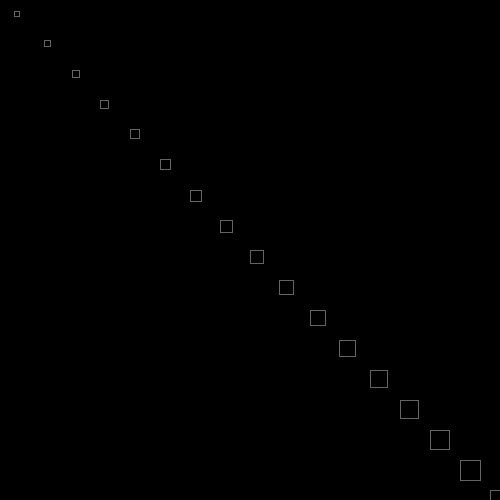
Frame 1 (no input)
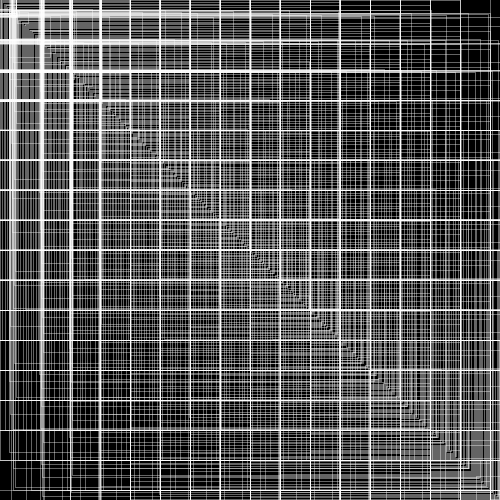
Frame 60 (the mouse pressed at the canvas centre just before this capture)
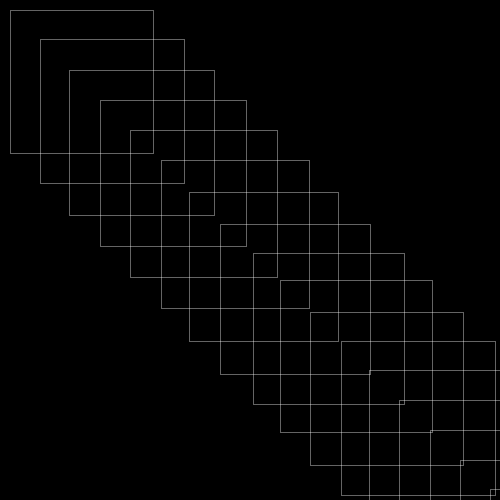
Frame 120 (the mouse held since frame 60 and released just before this capture)

The Processing sketch that drew these frames (run headless with seeded random() and noise(); from frame 60 on, the mouse is pressed at the canvas centre):

// Processing sketch: processing_73452
// ── processing_73452.pde

int screenW = 500;
int size = 5;
int scale =0;

float distance = 0.0;
float randomness = 0.0;

 
void setup() {
  size(500, 500);
  background(0,50);
  noFill();
}
 
void draw() {
   
  if(mousePressed) background(0); // clear image
   //stroke (50, 100);
   stroke (255,100);

  int i = 0;
  int x = 0;
  int y = 0;

  while(x < screenW)
  {
 x = 10 + i * 30;
 y = 10 + i * 30;

        distance = abs(mouseX - x); 
        distance = distance / screenW; 
        distance = 1.0 - distance; 
       
        distance =  distance * distance * distance * distance * distance  * distance * distance * distance;
        
         randomness = random(10.) - 1.0;
        x += distance * randomness;
        randomness = random(10.) - 1.0;
        y += distance * randomness;
         
        rect(x, y, size, size);
        i++; // increment counter
       size=size+1;
        if (size>500){
          size=size*-1;}
  }
   
}
